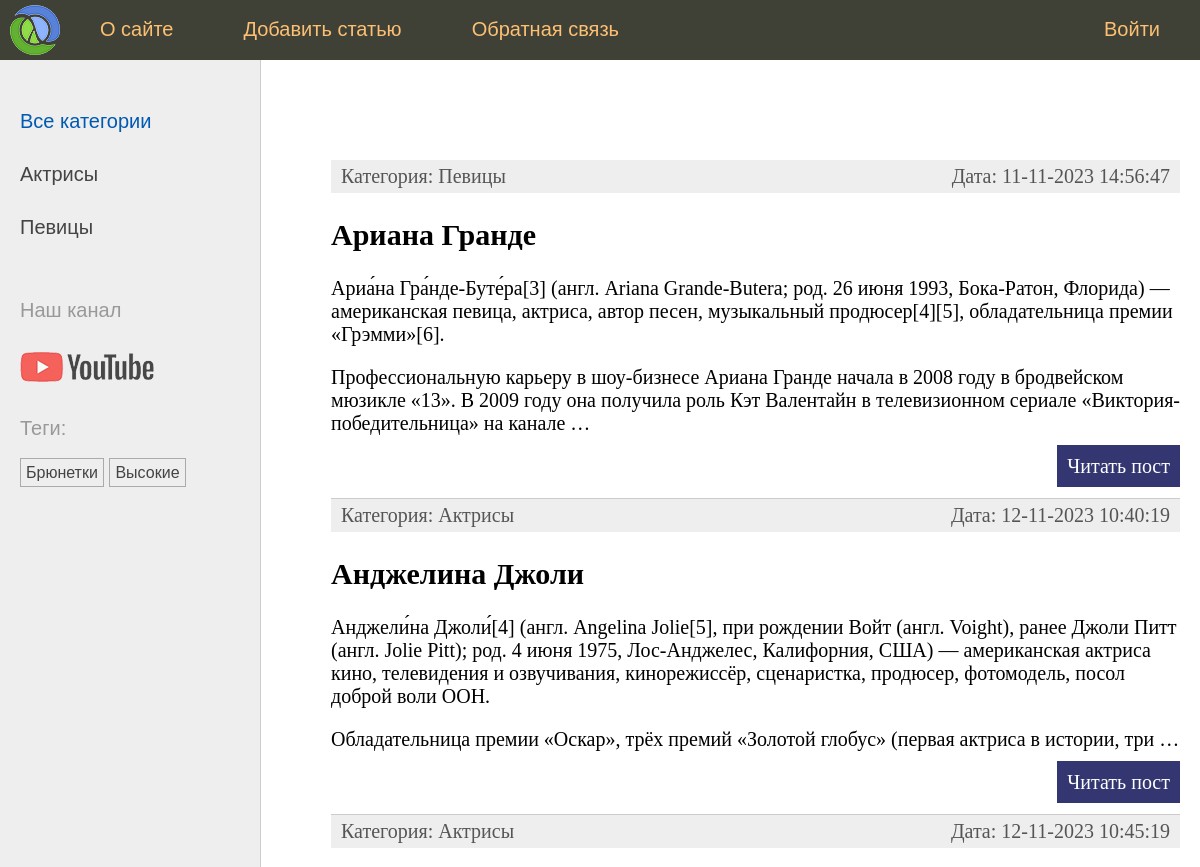
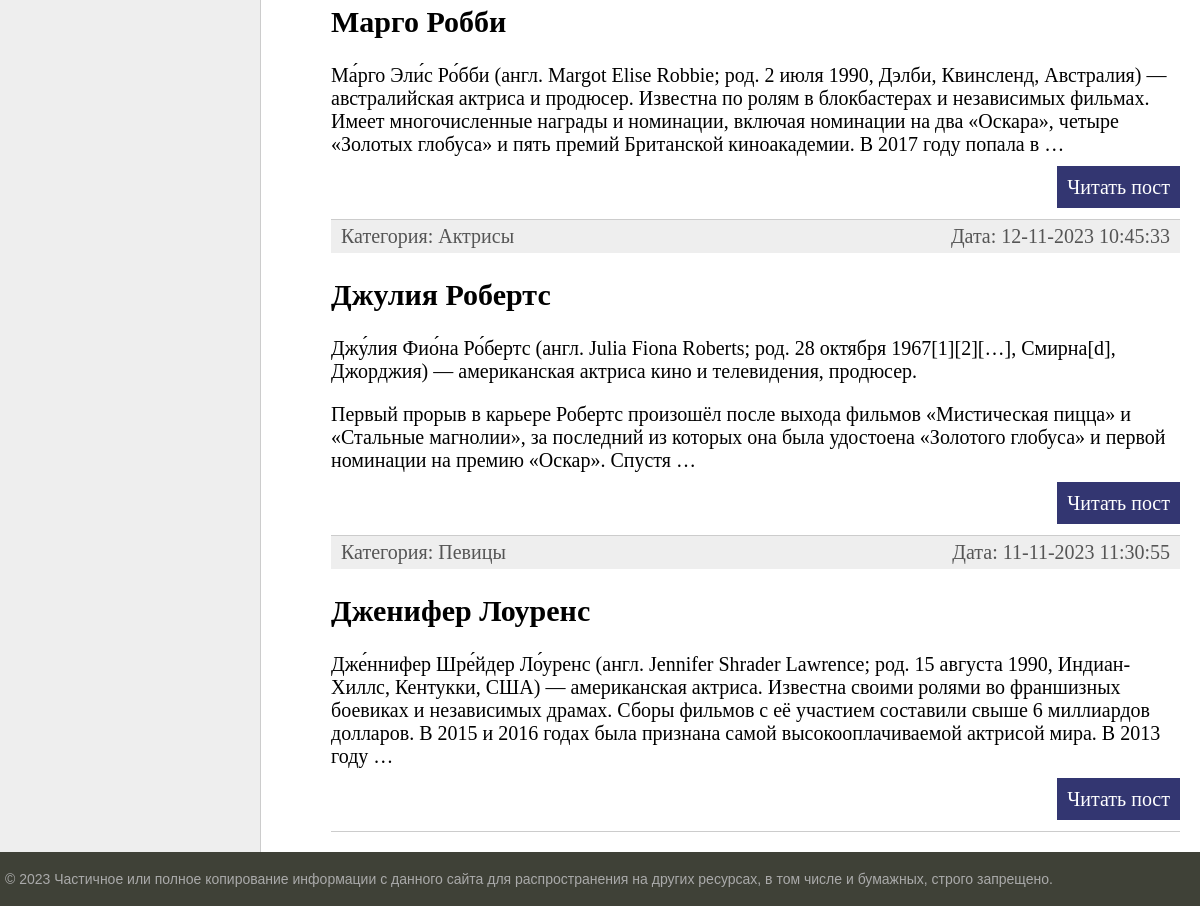
/, run on an earlier commit of the app's database (2 pictures, top to bottom).
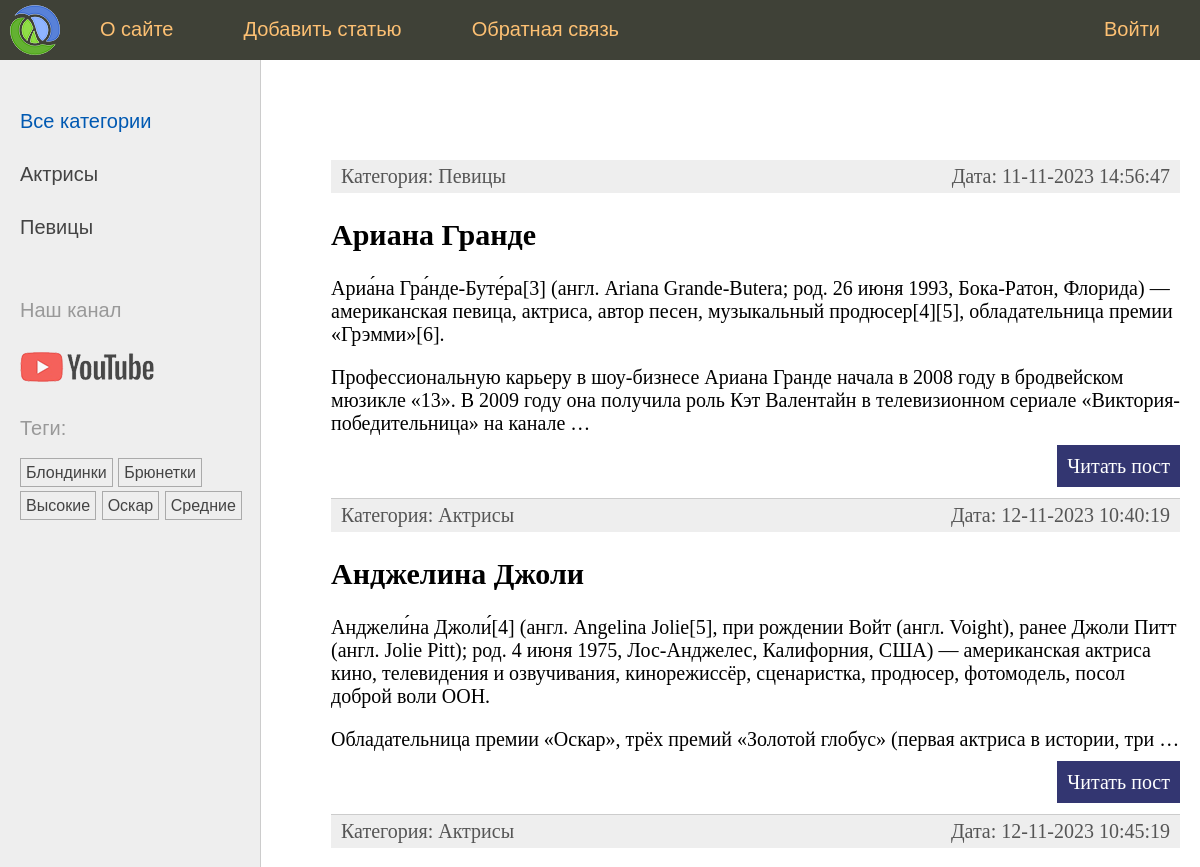
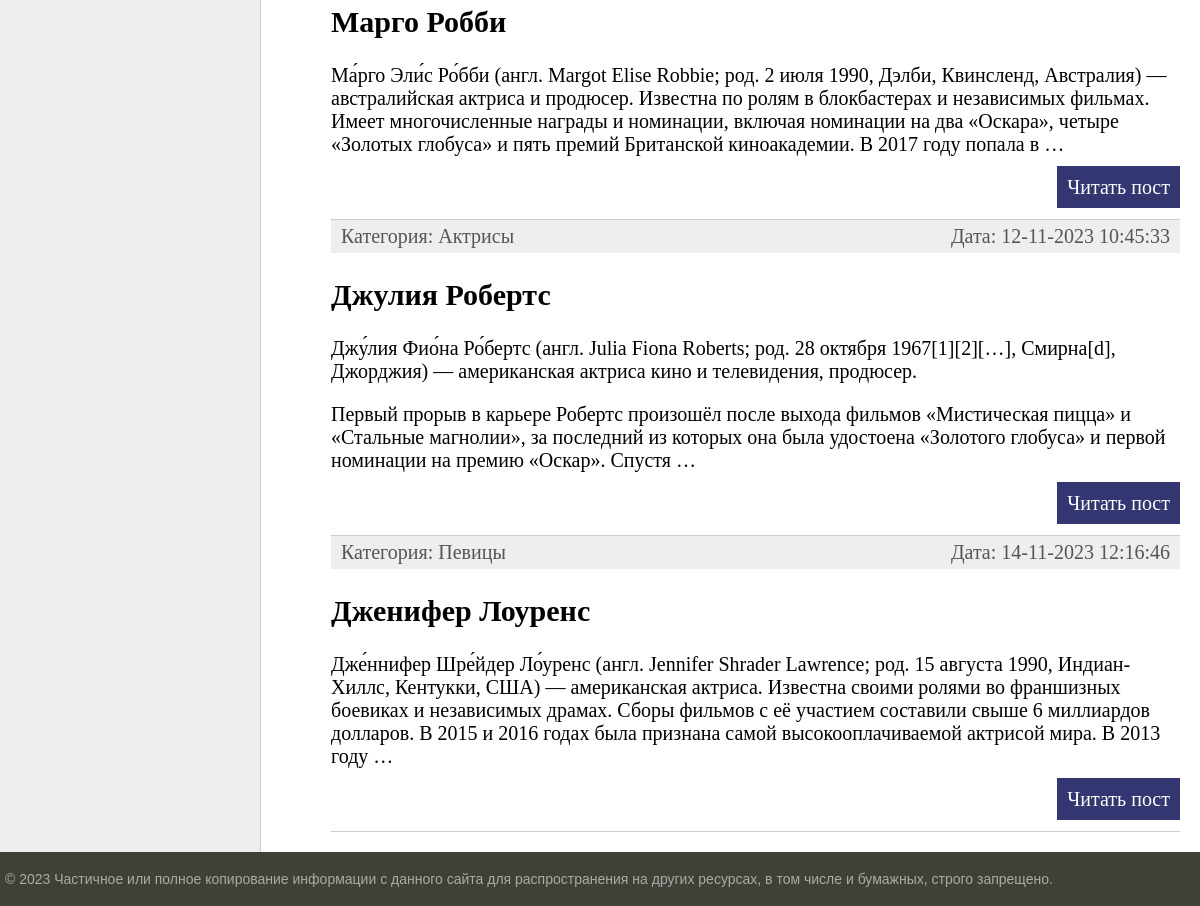
And on a later commit of the database (2 pictures, top to bottom).
### women/models.py (models this page shows, shortened)
class Category(models.Model):
    name = models.CharField(max_length=100, db_index=True, verbose_name='Категория')
    slug = models.SlugField(max_length=255, unique=True, db_index=True, verbose_name='Slug')
    class Meta:
        verbose_name = 'Категория'
        verbose_name_plural = 'Категории'
    def get_absolute_url(self):
        return reverse('category', kwargs={'cat_slug': self.slug})

class TagPost(models.Model):
    tag = models.CharField(max_length=100, db_index=True)
    slug = models.SlugField(max_length=255, unique=True, db_index=True)
    def get_absolute_url(self):
        return reverse('tag', kwargs={'tag_slug': self.slug})

class Women(models.Model):
    class Status(models.IntegerChoices):
        DRAFT = 0, 'Черновик'
        PUBLISHED = 1, 'Опубликовано'
    title = models.CharField(max_length=255, verbose_name='Заголовок', validators=[])
    slug = models.SlugField(max_length=255, unique=True, db_index=True, verbose_name='Slug', validators=[
        MinLengthValidator(5, message='Минимум 5 символов'),
        MaxLengthValidator(100, message='Максимум 100 символов'),
    ])
    content = models.TextField(blank=True, verbose_name='Текст статьи')
    time_create = models.DateTimeField(auto_now_add=True, verbose_name='Время создания')
    time_update = models.DateTimeField(auto_now=True, verbose_name='Время обновления')
    is_published = models.BooleanField(choices=tuple(map(lambda x: (bool(x[0]), x[1]), Status.choices)),
                                       default=Status.DRAFT, verbose_name='Статус')
    cat = models.ForeignKey('Category', on_delete=models.PROTECT, related_name='posts', verbose_name='Категория')
    tags = models.ManyToManyField('TagPost', blank=True, related_name='tags', verbose_name='Тег')
    husband = models.OneToOneField('Husband', on_delete=models.SET_NULL, null=True, blank=True,
                                   related_name='woman', verbose_name='Муж')
    objects = models.Manager()
    published = PublishedManager()
    class Meta:
        verbose_name = 'Известные женщины'
        verbose_name_plural = 'Известные женщины'
        ordering = ['-time_create']
        indexes = [
            models.Index(fields=['-time_create']),
        ]
    def get_absolute_url(self):
        return reverse('post', kwargs={'post_slug': self.slug})

### women/views.py (the view)
# urls.py: path('', index, name='home'),
def index(request: HttpRequest) -> HttpResponse:
    posts = Women.published.all().select_related('cat')
    data = {
        'title': 'Главная страница',
        'menu': menu,
        'posts': posts,
        'cat_selected': 0,
    }
    return render(request, 'women/index.html', context=data)

### women/models.py (called while the page is built)
    def get_queryset(self) -> models.QuerySet:
        return super().get_queryset().filter(is_published=Women.Status.PUBLISHED)

### women/templatetags/women_tags.py (called while the page is built)
@register.inclusion_tag('women/list_categories.html')
def show_categories(cat_selected: int = 0) -> dict[str, Category | int]:
    cats = Category.objects.annotate(total=Count('posts')).filter(total__gt=0)
    return {'cats': cats, 'cat_selected': cat_selected}

@register.inclusion_tag('women/list_tags.html')
def show_all_tags() -> dict[str, TagPost]:
    return {'tags': TagPost.objects.annotate(total=Count('tags')).filter(total__gt=0)}

### women/templates/women/index.html (shortened to what this page needs)
{% extends 'base.html' %}
{% block content %}
    <ul class="list-articles">
        {% for p in posts %}
            <li>
                <div class="article-panel">
                    <p class="first">Категория: {{ p.cat.name }}</p>
                    <p class="last">Дата: {{ p.time_update|date:"d-m-Y H:i:s" }}</p>
                </div>
                <h2>{{ p.title }}</h2>
                {% autoescape off %}
                    {{ p.content|linebreaks|truncatewords:50 }}
                {% endautoescape %}
                <p class="link-read-post"><a href="{{ p.get_absolute_url }}">Читать пост</a></p>
            </li>
        {% endfor %}
    </ul>
{% endblock %}

### women/templates/women/list_categories.html
{% for cat in cats %}
    {% if cat.id == cat_selected %}
        <li class="selected">{{ cat.name }}</li>
    {% else %}
        <li><a href="{{ cat.get_absolute_url }}">{{ cat.name }}</a></li>
    {% endif %}
{% endfor %}

### women/templates/women/list_tags.html
{% if tags %}
    <p>Теги: </p>
    <ul class="tags-list">
        {% for t in tags %}
            <li><a href="{{ t.get_absolute_url }}">{{ t.tag }}</a></li>
        {% endfor %}
    </ul>
{% endif %}

What changed in the data, as far as the page shows it:
now on this page (row unchanged): TagPost: tag "Блондинки"
now on this page (row unchanged): TagPost: tag "Оскар"
now on this page (row unchanged): TagPost: tag "Средние"
changed Women "Дженифер Лоуренс": time_update "11-11-2023 11:30:55" → "14-11-2023 12:16:46"
